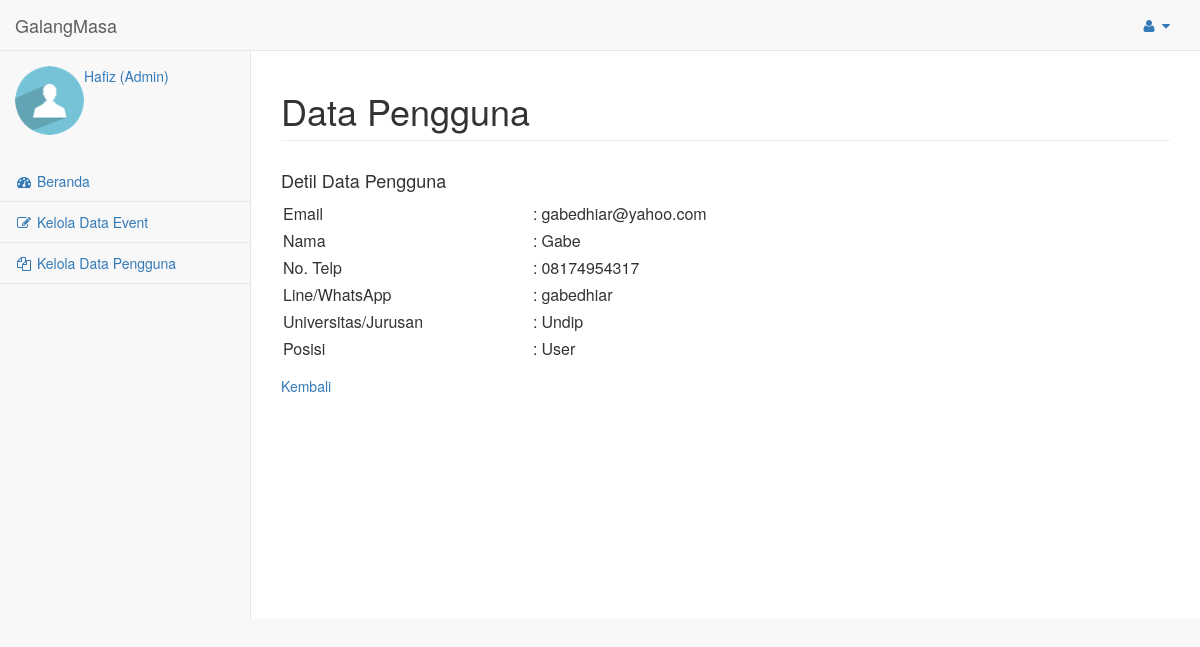
The app's page /admin/data_pengguna/detil.php?email=gabedhiar@yahoo.com (signed in) with its own data.
### tables this page shows
CREATE TABLE `data_pengguna` (
  `email` varchar(30) NOT NULL,
  `password` text NOT NULL,
  `nama` text NOT NULL,
  `telp` text NOT NULL,
  `sosmed` text NOT NULL,
  `univ` text NOT NULL,
  `posisi` text NOT NULL
);

### admin/data_pengguna/detil.php (the view, shortened to what this page needs)
<html>
	<head>
		<link href="../../vendor/bootstrap/css/bootstrap.min.css" rel="stylesheet">
		<link href="../../vendor/metisMenu/metisMenu.min.css" rel="stylesheet">
		<link href="../../dist/css/sb-admin-2.css" rel="stylesheet">
		<link href="../../vendor/morrisjs/morris.css" rel="stylesheet">
		<link href="../../vendor/font-awesome/css/font-awesome.min.css" rel="stylesheet" type="text/css">
	</head>
	<body>
		<div id="wrapper">
			<?php
				include('../../navigasi/nav2.php')
			?>
			<div id="page-wrapper">
				<div class="row">
					<div class="col-lg-12">
						<h1 class="page-header">Data Pengguna</h1>
					</div>
				</div>
				<div class="row">
					<div class="col-lg-12">
						<?php
						$email = $_GET['email'];
						$queryUser = "SELECT * FROM data_pengguna WHERE email='$email'";
						if ($r = mysql_query($queryUser))
						{
							$baris = mysql_fetch_array($r);
							$email = htmlentities($baris['email']);
							$nama = htmlentities($baris['nama']);
							$telp = htmlentities($baris['telp']);
							$sosmed = htmlentities($baris['sosmed']);
							$univ = htmlentities($baris['univ']);
							$posisi = htmlentities($baris['posisi']);
							?>
							<h4>Detil Data Pengguna</h4>
							<form>
								<table width="100%" border="0" cellpadding="5" cellspacing="5">
									<tr>
										<td width="250">Email</td>
										<td width="3">:</td>
										<td><?php echo $email; ?></td>
									</tr>
									<tr>
										<td width="250">Nama</td>
										<td width="3">:</td>
										<td><?php echo $nama; ?></td>
									</tr>
									<tr>
										<td width="250">No. Telp</td>
										<td width="3">:</td>
										<td><?php echo $telp; ?></td>
									</tr>
									<tr>
										<td width="250">Line/WhatsApp</td>
										<td width="3">:</td>
										<td><?php echo $sosmed; ?></td>
									</tr>
									<tr>
										<td width="250">Universitas/Jurusan</td>
										<td width="3">:</td>
										<td><?php echo $univ; ?></td>
									</tr>
									<tr>
										<td width="250">Posisi</td>
										<td width="3">:</td>
										<td><?php echo $posisi; ?></td>
									</tr>
								</table>
							</form>
							<a href="../data_pengguna/">Kembali</a>
						<?php
						} else {
							echo "<p>Tidak bisa mengambil data.</p>";
						}
						?>
				</div>
			</div>
		</div>
	</body>
</html>

### records on screen
data_pengguna: email "gabedhiar@yahoo.com", nama "Gabe", telp "08174954317", sosmed "gabedhiar", univ "Undip", posisi "User"

### other values on screen
$_SESSION['nama'] "Hafiz"
$_SESSION['posisi'] "Admin"
